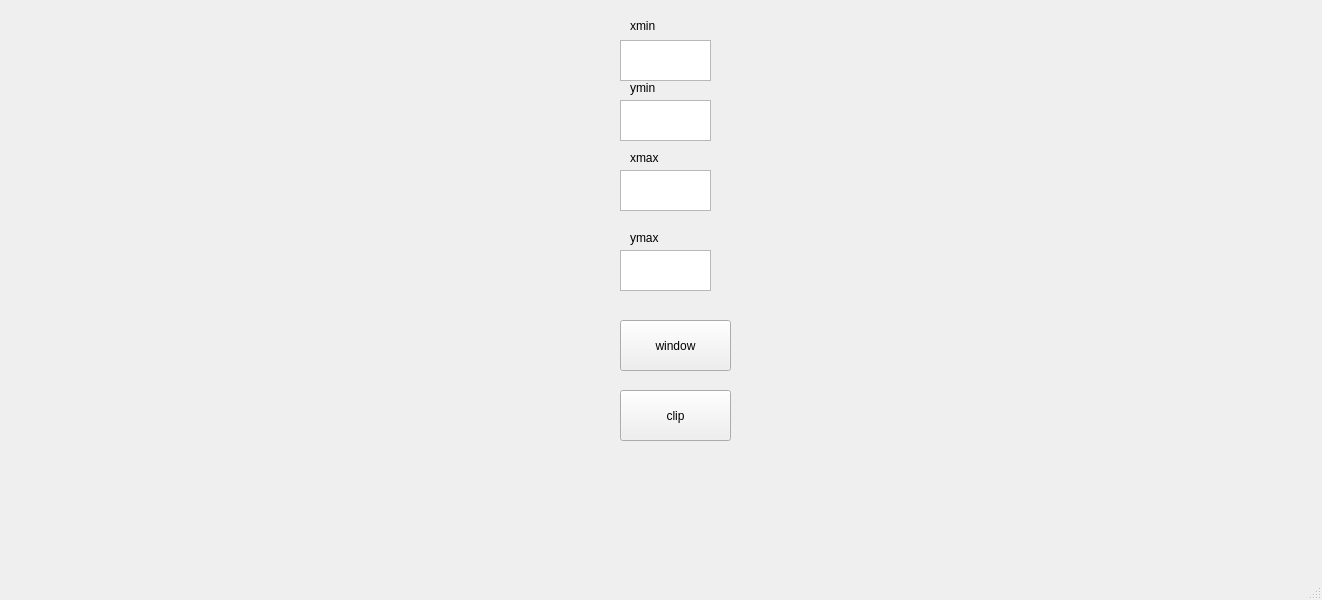
<?xml version="1.0" encoding="UTF-8"?>
<ui version="4.0">
 <class>clip</class>
 <widget class="QMainWindow" name="clip">
  <property name="geometry">
   <rect>
    <x>0</x>
    <y>0</y>
    <width>1322</width>
    <height>600</height>
   </rect>
  </property>
  <property name="windowTitle">
   <string>clip</string>
  </property>
  <widget class="QWidget" name="centralwidget">
   <widget class="QLabel" name="label">
    <property name="geometry">
     <rect>
      <x>0</x>
      <y>0</y>
      <width>581</width>
      <height>541</height>
     </rect>
    </property>
    <property name="text">
     <string/>
    </property>
   </widget>
   <widget class="QLabel" name="label_2">
    <property name="geometry">
     <rect>
      <x>630</x>
      <y>10</y>
      <width>51</width>
      <height>31</height>
     </rect>
    </property>
    <property name="text">
     <string>xmin</string>
    </property>
   </widget>
   <widget class="QLabel" name="label_3">
    <property name="geometry">
     <rect>
      <x>630</x>
      <y>80</y>
      <width>55</width>
      <height>16</height>
     </rect>
    </property>
    <property name="text">
     <string>ymin</string>
    </property>
   </widget>
   <widget class="QLabel" name="label_4">
    <property name="geometry">
     <rect>
      <x>630</x>
      <y>150</y>
      <width>55</width>
      <height>16</height>
     </rect>
    </property>
    <property name="text">
     <string>xmax</string>
    </property>
   </widget>
   <widget class="QLabel" name="label_5">
    <property name="geometry">
     <rect>
      <x>630</x>
      <y>230</y>
      <width>55</width>
      <height>16</height>
     </rect>
    </property>
    <property name="text">
     <string>ymax</string>
    </property>
   </widget>
   <widget class="QLabel" name="label_6">
    <property name="geometry">
     <rect>
      <x>770</x>
      <y>0</y>
      <width>541</width>
      <height>541</height>
     </rect>
    </property>
    <property name="text">
     <string/>
    </property>
   </widget>
   <widget class="QTextEdit" name="textEdit">
    <property name="geometry">
     <rect>
      <x>620</x>
      <y>40</y>
      <width>91</width>
      <height>41</height>
     </rect>
    </property>
   </widget>
   <widget class="QTextEdit" name="textEdit_2">
    <property name="geometry">
     <rect>
      <x>620</x>
      <y>100</y>
      <width>91</width>
      <height>41</height>
     </rect>
    </property>
   </widget>
   <widget class="QTextEdit" name="textEdit_3">
    <property name="geometry">
     <rect>
      <x>620</x>
      <y>170</y>
      <width>91</width>
      <height>41</height>
     </rect>
    </property>
   </widget>
   <widget class="QTextEdit" name="textEdit_4">
    <property name="geometry">
     <rect>
      <x>620</x>
      <y>250</y>
      <width>91</width>
      <height>41</height>
     </rect>
    </property>
   </widget>
   <widget class="QPushButton" name="pushButton">
    <property name="geometry">
     <rect>
      <x>620</x>
      <y>320</y>
      <width>111</width>
      <height>51</height>
     </rect>
    </property>
    <property name="text">
     <string>window</string>
    </property>
   </widget>
   <widget class="QPushButton" name="pushButton_2">
    <property name="geometry">
     <rect>
      <x>620</x>
      <y>390</y>
      <width>111</width>
      <height>51</height>
     </rect>
    </property>
    <property name="text">
     <string>clip</string>
    </property>
   </widget>
  </widget>
  <widget class="QMenuBar" name="menubar">
   <property name="geometry">
    <rect>
     <x>0</x>
     <y>0</y>
     <width>1322</width>
     <height>26</height>
    </rect>
   </property>
  </widget>
  <widget class="QStatusBar" name="statusbar"/>
 </widget>
 <resources/>
 <connections/>
</ui>
